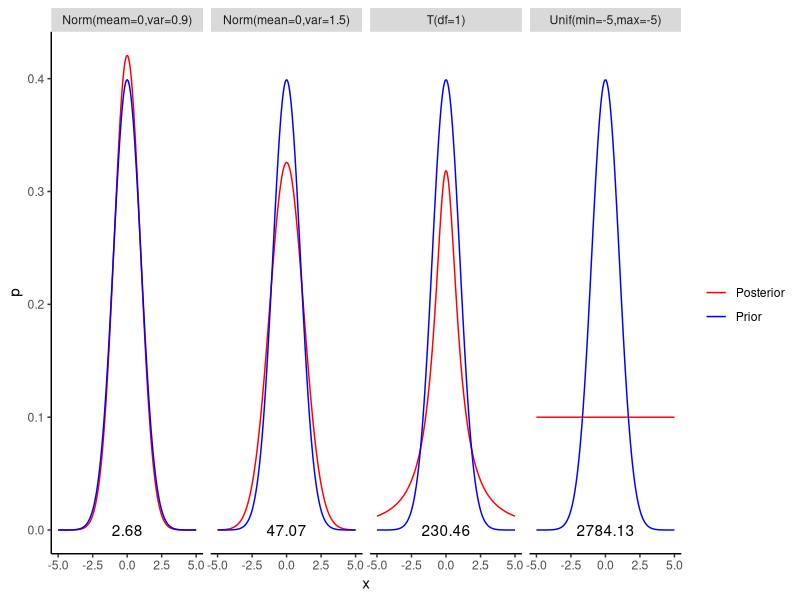

This chart was generated by the following R code:
## ---- chunk 1
library(knitr)
## ---- chunk 2
library(ggplot2)
RelativeEntropy = function (P,Q) {
  xentropy = -1
  if (length(P) == length(Q)) {
    xentropy = 0
    for (i in seq(1,length(P)))
      xentropy = xentropy + P[i] * log(P[i]/Q[i])
  }
  else {
    warning("P and Q do not have same number of elements")
  }
  return(xentropy)
}


X = seq(-5,5,by=0.001)
P1 = sapply(X,function (x) dnorm(x, mean=0,sd=sqrt(0.9)))
P2 = sapply(X,function (x) dnorm(x, mean=0,sd=sqrt(1.5)))
P3 = sapply(X,function (x) dt(x,df=1))
P4 = sapply(X,function (x) dunif(x,min=-5,5))
Q = sapply(X,function (x) dnorm(x, mean=0,sd=1))


data.df = data.frame(
  x = rep(X,4),
  q = rep(Q,4),
  p = c(P1,P2,P3,P4),
  dist = factor(rep(c("P1","P2","P3","P4"),rep(length(Q),4)))
)

distribution_names <- list(
  'P1'="Norm(meam=0,var=0.9)",
  'P2'="Norm(mean=0,var=1.5)",
  'P3'="T(df=1)",
  'P4'="Unif(min=-5,max=-5)"
)

distribution_labeller <- function(variable,value){
  return(distribution_names[value])
}

annotation.df = data.frame(
  x = rep(0,4),
  q = rep(0,4),
  p = rep(0,4),
  dist = factor(c("P1","P2","P3","P4")),
  lab = round(unlist(lapply(list(P1,P2,P3,P4),RelativeEntropy, Q = Q)),2)
)

# plot distro
g = ggplot(data.df, aes(x = x, group = dist))
g = g + geom_line(aes(y = p, colour="Posterior"))
g = g + geom_line(aes(y = q, colour="Prior"))
g = g + facet_grid(.~dist,labeller=distribution_labeller) 
g = g + geom_text(data = annotation.df, aes(y = p, label =lab) ) 
g = g + scale_colour_manual("", values = c("Posterior"="red", "Prior"="blue"))
g = g + theme(
  panel.grid.major = element_blank(), 
  panel.grid.minor = element_blank(),               
  panel.background = element_blank(), 
  axis.line = element_line(colour = "black"))
plot(g)
